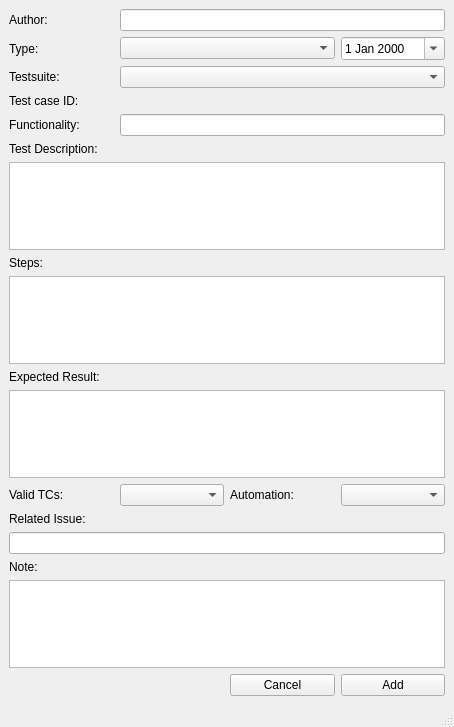
<?xml version="1.0" encoding="UTF-8"?>
<ui version="4.0">
 <class>MainWindow</class>
 <widget class="QMainWindow" name="MainWindow">
  <property name="geometry">
   <rect>
    <x>0</x>
    <y>0</y>
    <width>454</width>
    <height>727</height>
   </rect>
  </property>
  <property name="windowTitle">
   <string>MainWindow</string>
  </property>
  <widget class="QWidget" name="centralwidget">
   <layout class="QGridLayout" name="gridLayout_2">
    <item row="0" column="0">
     <layout class="QGridLayout" name="gridLayout">
      <item row="3" column="1" colspan="3">
       <widget class="QStackedWidget" name="stackedWidget">
        <property name="currentIndex">
         <number>1</number>
        </property>
        <widget class="QWidget" name="page_3"/>
        <widget class="QWidget" name="page_4"/>
       </widget>
      </item>
      <item row="4" column="0">
       <widget class="QLabel" name="label_13">
        <property name="text">
         <string>Functionality:</string>
        </property>
       </widget>
      </item>
      <item row="14" column="0" colspan="4">
       <widget class="QLineEdit" name="ri_le"/>
      </item>
      <item row="10" column="0">
       <widget class="QLabel" name="label_8">
        <property name="text">
         <string>Expected Result:</string>
        </property>
       </widget>
      </item>
      <item row="12" column="1">
       <widget class="QComboBox" name="valid_cb"/>
      </item>
      <item row="12" column="0">
       <widget class="QLabel" name="label_9">
        <property name="text">
         <string>Valid TCs:</string>
        </property>
        <property name="scaledContents">
         <bool>false</bool>
        </property>
       </widget>
      </item>
      <item row="16" column="0" colspan="4">
       <widget class="QTextEdit" name="note_le"/>
      </item>
      <item row="17" column="2">
       <widget class="QPushButton" name="pushButton">
        <property name="text">
         <string>Cancel</string>
        </property>
       </widget>
      </item>
      <item row="1" column="1" colspan="2">
       <widget class="QComboBox" name="type_cb">
        <property name="minimumSize">
         <size>
          <width>200</width>
          <height>0</height>
         </size>
        </property>
       </widget>
      </item>
      <item row="3" column="0">
       <widget class="QLabel" name="label_5">
        <property name="text">
         <string>Test case ID:</string>
        </property>
       </widget>
      </item>
      <item row="5" column="0">
       <widget class="QLabel" name="label_6">
        <property name="text">
         <string>Test Description:</string>
        </property>
       </widget>
      </item>
      <item row="0" column="1" colspan="3">
       <widget class="QLineEdit" name="author_line"/>
      </item>
      <item row="13" column="0">
       <widget class="QLabel" name="label_11">
        <property name="text">
         <string>Related Issue:</string>
        </property>
       </widget>
      </item>
      <item row="11" column="0" colspan="4">
       <widget class="QTextEdit" name="er_le"/>
      </item>
      <item row="8" column="0">
       <widget class="QLabel" name="label_7">
        <property name="text">
         <string>Steps:</string>
        </property>
       </widget>
      </item>
      <item row="12" column="2">
       <widget class="QLabel" name="label_10">
        <property name="text">
         <string>Automation:</string>
        </property>
        <property name="scaledContents">
         <bool>false</bool>
        </property>
       </widget>
      </item>
      <item row="6" column="0" colspan="4">
       <widget class="QTextEdit" name="testDes_le"/>
      </item>
      <item row="2" column="1" colspan="3">
       <widget class="QComboBox" name="testSuite_cb"/>
      </item>
      <item row="4" column="1" colspan="3">
       <widget class="QLineEdit" name="func_le"/>
      </item>
      <item row="0" column="0">
       <widget class="QLabel" name="label">
        <property name="text">
         <string>Author:</string>
        </property>
        <property name="scaledContents">
         <bool>false</bool>
        </property>
       </widget>
      </item>
      <item row="12" column="3">
       <widget class="QComboBox" name="autoAvai_cb"/>
      </item>
      <item row="1" column="3">
       <widget class="QDateEdit" name="dateEdit">
        <property name="calendarPopup">
         <bool>true</bool>
        </property>
       </widget>
      </item>
      <item row="1" column="0">
       <widget class="QLabel" name="label_2">
        <property name="text">
         <string>Type:</string>
        </property>
        <property name="scaledContents">
         <bool>false</bool>
        </property>
       </widget>
      </item>
      <item row="15" column="0">
       <widget class="QLabel" name="label_12">
        <property name="text">
         <string>Note:</string>
        </property>
       </widget>
      </item>
      <item row="2" column="0">
       <widget class="QLabel" name="label_4">
        <property name="text">
         <string>Testsuite:</string>
        </property>
       </widget>
      </item>
      <item row="9" column="0" colspan="4">
       <widget class="QTextEdit" name="steps_le"/>
      </item>
      <item row="17" column="3">
       <widget class="QPushButton" name="pushButton_2">
        <property name="text">
         <string>Add</string>
        </property>
       </widget>
      </item>
     </layout>
    </item>
   </layout>
  </widget>
  <widget class="QMenuBar" name="menubar">
   <property name="geometry">
    <rect>
     <x>0</x>
     <y>0</y>
     <width>454</width>
     <height>22</height>
    </rect>
   </property>
  </widget>
  <widget class="QStatusBar" name="statusbar"/>
 </widget>
 <resources/>
 <connections/>
</ui>
